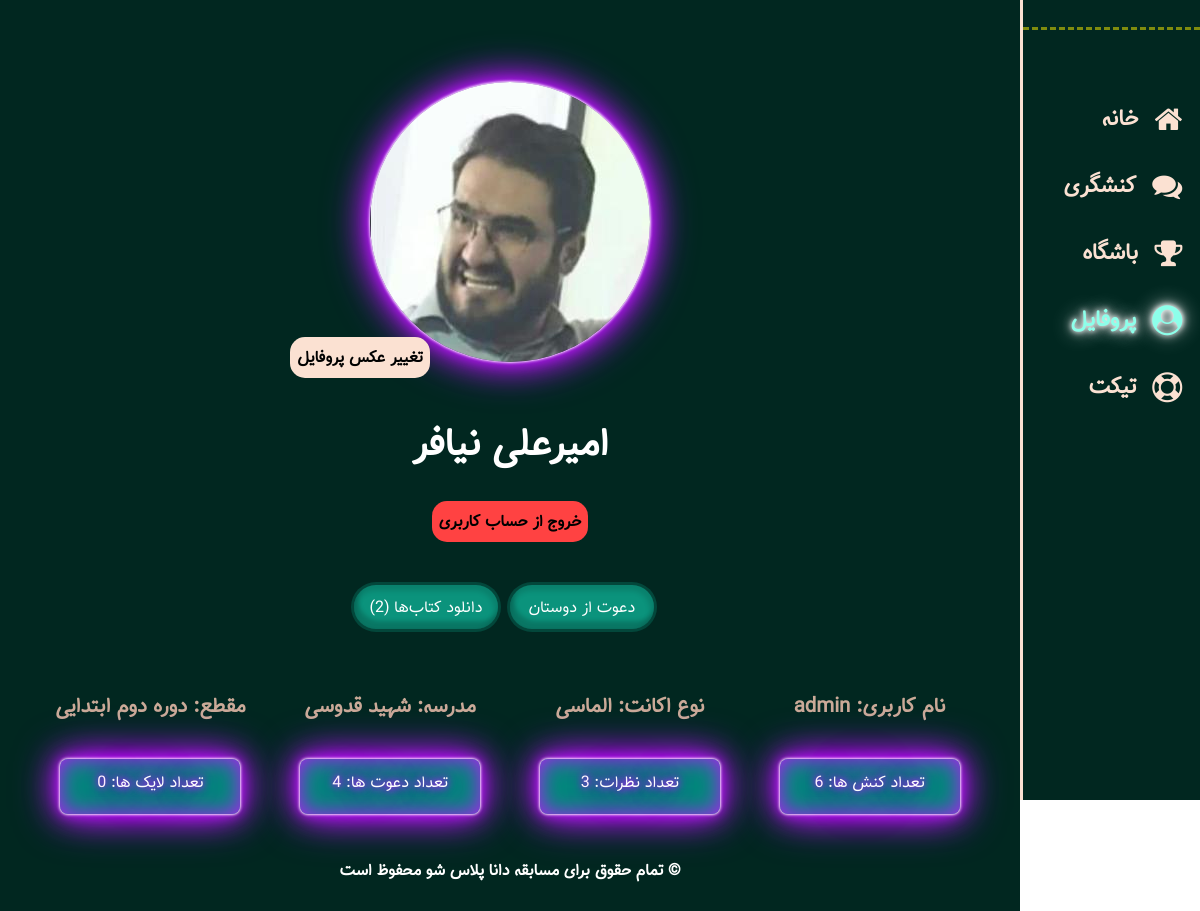
The page /profile (signed in) on the database as committed earlier.
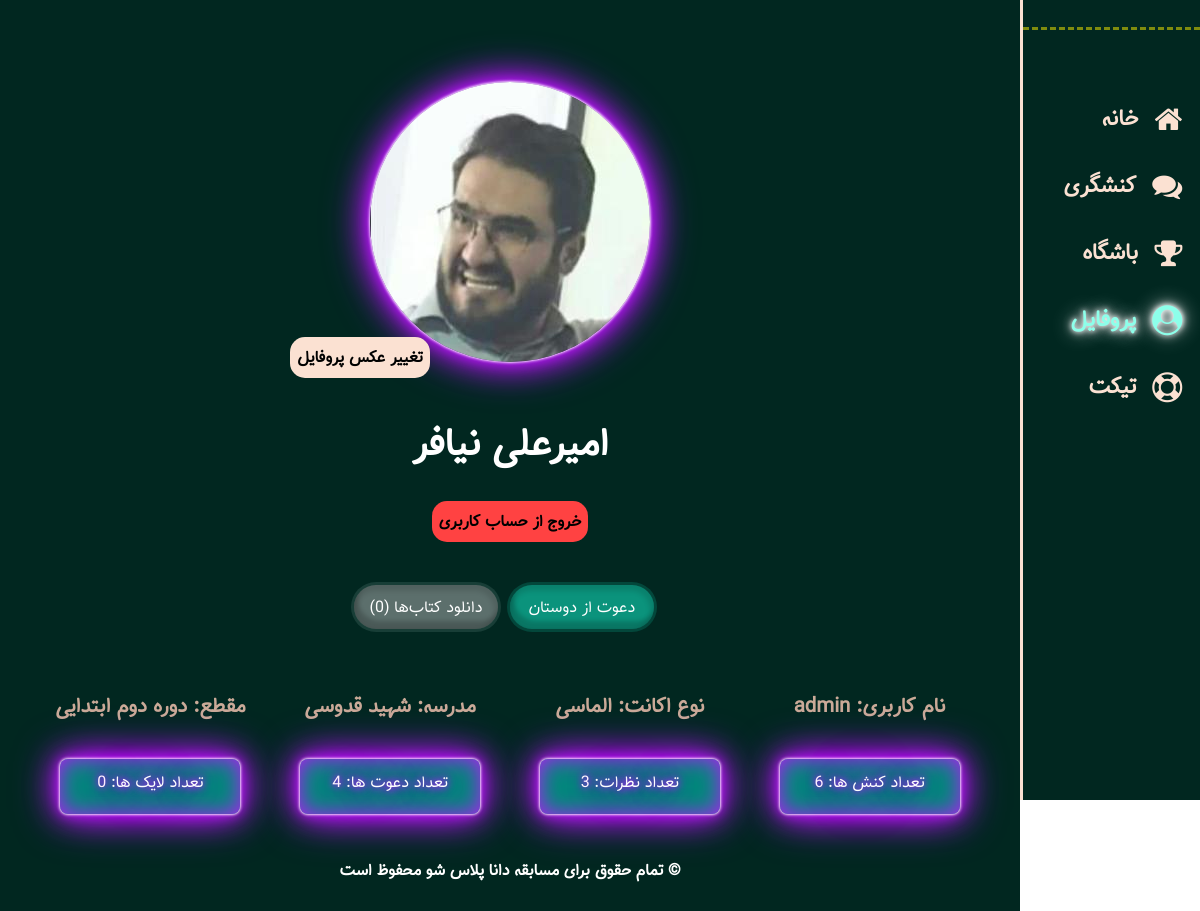
The same page on the database as committed later.
### models/user.py (models this page shows)
class User(db.Model, UserMixin):
    __tablename__ = "users"
    id = Column(Integer, primary_key=True)
    name = Column(String, nullable=False, unique=True, index=True)
    username = Column(String, nullable=False, unique=True, index=True)
    password = Column(String, nullable=False, unique=True, index=True)
    code = Column(Integer, nullable=False, unique=True, index=True)
    phone = Column(String, nullable=False, index=True)
    email = Column(String, nullable=False, index=True)
    grade = Column(String, nullable=False, index=True)
    birth = Column(String, nullable=False, index=True)  #1340 - 1397
    gender = Column(String, nullable=False, index=True)
    type = Column(String, nullable=False, index=True)
    invite_code = Column(String, nullable=False, index=True)
    invite_auth = Column(String, nullable=False, index=True)
    msg_code = Column(Integer, index=True)
    province = Column(String, index=True)
    city = Column(String, index=True)
    school_name = Column(String, index=True)
    school_type = Column(String, index=True)
    home_addres = Column(String, index=True)
    recognition = Column(String, index=True)
    final = Column(Integer, default=0, index=True)
    authentication = Column(Integer, default=0, index=True)
    downloads = Column(Integer, default=2, index=True)
    coin = Column(Integer, default=0, index=True)
    point = Column(Integer, default=0, index=True)
    badge = Column(Integer, default=0, index=True)
    like = Column(Integer, default=0, index=True)
    invite = Column(Integer, default=0, index=True)

### blueprints/user.py (the view)
@app.route("/profile", methods=["GET","POST"],  strict_slashes=False)
@login_required
def profile():
    if request.method == "POST":
        file = request.files.get("file", None)
        file.save(f"static/users/{file.filename}")
        image = Image.open(f"static/users/{file.filename}")
        resized_image = image.resize((280, 280))
        resized_image = resized_image.convert("RGB")
        resized_image.save(f"static/users/{current_user.id}.jpg", 'JPEG')
        os.remove(f"static/users/{file.filename}")
        return redirect(request.url)
    else:
        activisms = len(current_user.interactions.filter(Interaction.type=='activism', Interaction.status=='confirmed').all())
        comments = len(current_user.interactions.filter(Interaction.type=='comment', Interaction.status=='confirmed').all())
        return render_template("user/profile.html", activisms=activisms, comments=comments)

### app.py (called while the page is built)
@login_manager.user_loader
def load_user(user_id):
    return User.query.filter(User.id==user_id).first()

### templates/user/profile.html (shortened to what this page needs)
{% extends "Base.html" %}
{% block head %}
    <link rel="stylesheet" href="https://cdnjs.cloudflare.com/ajax/libs/font-awesome/4.7.0/css/font-awesome.min.css">
    <link rel="stylesheet" href="{{ url_for('static', filename='styles/user/profile.css') }}">
    {% endblock %}
    {% block body %}
    <div id="continer">
        <div id="side-wrp">
            <div id="logo-wrp">
            </div>
            <a href="{{ url_for('user.home') }}" class="icon-wrp">
                <i class="fa fa-home icon"></i>
                <h2>خانه </h2>
            </a>
            <a href="{{ url_for('user.activism') }}" class="icon-wrp">
                <i class="fa fa-comments icon"></i>
                <h2>کنشگری </h2>
            </a>
            <a href="{{ url_for('user.club') }}" class="icon-wrp">
                <i class="fa fa-trophy icon"></i>
                <h2>باشگاه </h2>
            </a>
            <a href="{{ url_for('user.profile') }}" class="icon-wrp active">
                <i class="fa fa-user-circle icon"></i>
                <h2>پروفایل </h2>
            </a>
            <a href="{{ url_for('user.ticket') }}" class="icon-wrp">
                <i class="fa fa-life-saver icon"></i>
                <h2>تیکت </h2>
            </a>
        </div>
        <div id="content-wrp">
            <div id="heading">
                <img id="h-im" src="/static/users/{{current_user.id}}.jpg"  onerror="this.onerror=null; this.src=`{{ url_for('static', filename='main_img/user.jpg') }}`;" alt="" width="280">
                <label for="file">تغییر عکس پروفایل</label>
                <br class="mob">
                <h1>{{current_user.name}}</h1>
                <div id="log_out" onclick="log_out()">خروج از حساب کاربری</div>
            </div>
            <div id="main">
                <div class="task_bar">
                    <a href="{{ url_for('user.invites') }}" class="invite_link task_link"><button class="invite_btn task_btn">دعوت از دوستان</button></a>
                    {% if current_user.downloads != 0 %}
                    <a href="#" class="down_link task_link"><button class="down_btn task_btn">دانلود کتاب‌ها ({{current_user.downloads}})</button></a>
                    {% else %}
                    <a class="down_link task_link"><button disabled class="down_btn task_btn">دانلود کتاب‌ها ({{current_user.downloads}})</button></a>
                    {% endif %}
                </div>
                <div class="about">
                    <h3>نام کاربری: {{current_user.username}}</h3>
                    <h3>نوع اکانت: {{"الماسی" if current_user.authentication == 1 and current_user.final == 1  else "طلایی" if current_user.final == 1 else "نقره‌ای" if  current_user.authentication == 1 else "برنزی"}}</h3>
                    <h3>مدرسه: {{current_user.school_name}} </h3>
                    <h3>مقطع: {{"دوره اول ابتدایی" if current_user.grade == 1 else "دوره دوم ابتدایی" if current_user.grade == 2 else "دوره متوسطه اول" if current_user.grade == 3 else "دوره متوسطه دوم" if current_user.grade == 4 else "فرهنگی"}}</h3>
                </div>
                <div class="values">
                    <div class="value">
                        تعداد کنش ها: {{activisms}}
                    </div>
                    <div class="value">
                        تعداد نظرات: {{comments}}
                    </div>
                    <div class="value">
                        تعداد دعوت ها: {{current_user.invite}}
                    </div>
                    <div class="value">
                        تعداد لایک ها: {{current_user.like}}
                    </div>
                </div>
            <div id="footer">
                <h4 id="copyRight">© تمام حقوق برای مسابقه دانا پلاس شو محفوظ است</h4>
            </div>
        </div>
    </div>
{% endblock %}

### templates/Base.html (shortened to what this page needs)
<!DOCTYPE html>
<html lang="fa" dir="rtl">
<head>
    {% block head%}{% endblock %}
    <link rel="stylesheet" href="{{ url_for('static', filename='libraries/sweetalert2/sweetalert2.min.css') }}">
</head>
<body>
    {% block body%}{% endblock %}
</body>
</html>

### static/styles/user/profile.css (style rules this page uses)
body { min-width: 315px; }
body * { box-sizing: border-box; }
a:-webkit-any-link { color: none; cursor: pointer; text-decoration: none; }
body * { font-family: Tanha; }
body { font-family: Arial; padding: 0px; margin: 0px; }
h1 { margin-top: 10px; color: #fff; }
#h-im { margin-top: 8%; border-radius: 50%; box-shadow: 0 0 .2rem #fff, 0 0 .2rem #fff, 0 0 2rem #bc13fe, 0 0 0.8rem #bc13fe, 0 0 2.8rem #bc13fe, inset 0 0 1.3rem #bc13fe; }
#heading { display: flex; justify-content: center; align-items: center; flex-direction: column; }
#copyRight { color: white }
.icon-wrp { display: flex; justify-content: start; align-items: center; }
.icon { font-size:48px; color:#fbe1d2; margin-left: 10%; }
.icon-wrp>h2 { color:#fbe1d2; }
h2 { margin: 0; }
#side-wrp { display: flex; }
#logo-wrp { border-bottom: 3px dashed #d7d00297; width: 100%; }
#footer { display: flex; justify-content: center; align-items: center; margin-top: 20px; }
.icon-wrp.active * { color: #8dffea; text-shadow: 0 0 5px #fff, 0 0 10px #fff, 0 0 20px #fff; }
#main { display: flex; justify-content: center; align-items: center; flex-direction: column; margin-top: 0; }
#content-wrp { min-height: calc( 100vh - 88px ); }
label,#log_out { position: relative; bottom: 25px; right: 150px; background-color: #fbe1d2; padding: 7px; font-weight: 900; border-radius: 15px; cursor: pointer; }
.about { display: grid; grid-template-columns: 25% 25% 25% 25%; width: 100%; margin-bottom: 30px; }
.about * { margin: 5px 0; color: #caaa98; white-space: nowrap; }
.value { background-color: #008c7b; border: none; box-shadow: 0 0 .2rem #fff, 0 0 .2rem #fff, 0 0 2rem #bc13fe, 0 0 0.8rem #bc13fe, 0 0 2.8rem #bc13fe, inset 0 0 1.3rem #bc13fe; border-radius: 8px; width: 20%; height: 55px; color: #fff; text-shadow: 0 0 7px #bc13fe, 0 0 10px #bc13fe, 0 0 21px #bc13fe, 0 0 42px #bc13fe, 0 0 82px #bc13fe, 0 0 92px #bc13fe, 0 0 102px #bc13fe, 0 0 151px #bc13fe; min-width: 180px; transition: 0.5s; margin: 1px 10px; text-align: center; justify-self: center; padding-top: 10px; }
.values { display: grid; grid-template-columns: 25% 25% 25% 25%; width: 100%; }
.task_btn { cursor: pointer; width: 150px; height: 50px; background-color: #0b937c; border: 3px #012d25bc solid; color: white; text-align: center; text-decoration: none; font-size: 16px; cursor: pointer; border-radius: 50px; box-shadow: inset 4px -8px 4px 0px rgb(4 4 4 / 19%), inset -1px 3px 5px 3px rgb(0 0 0 / 12%); transition: background-color 0.3s, transform 0.3s; }
.task_btn:disabled { background-color: #5c6f6c; }
.task_link { margin: 1%; margin-top: 40px; }
.task_bar { display: flex; justify-content: space-between; margin-bottom: 50px; }
@media only screen and (min-width: 1025px) { #continer { display: flex; width: 100%; height: auto; } }
@media only screen and (min-width: 1025px) { #content-wrp { width: 85%; background-color: #012720; justify-content: center; align-items: center; } }
@media only screen and (min-width: 1025px) { #side-wrp { flex-direction: column; position: sticky; top: 0; width: 15%; background-color: #012720; border-left: 3px solid #fbe1d2; height: 100vh; } }
@media only screen and (min-width: 1025px) { #main { margin: 3%; margin-top: 0; } }
@media only screen and (min-width: 1025px) { h1 { font-size: 2.7em; } }
@media only screen and (min-width: 1025px) { .icon-wrp { margin-top: 30px; margin-right: 10%; } }
@media only screen and (min-width: 1025px) { #logo-wrp { margin-bottom: 40px; } }
@media only screen and (min-width: 1025px) { .about * { text-align: center; font-size: 1.7vw; } }
@media only screen and (min-width: 1024px) and (max-width: 1400px) { h3 { font-size: 1.2em; } }
@media only screen and (min-width: 1024px) and (max-width: 1400px) { .icon { font-size: 30px; } }
@media only screen and (min-width: 1024px) and (max-width: 1400px) { h2 { font-size: 1.4em; } }
@media only screen and (min-width: 1024px) and (max-width: 1400px) { h1 { font-size: 2.4em; } }
#log_out { background-color: rgb(255, 66, 66); position: static; }

Rows that differ between the two databases and show on the page:
changed User "امیرعلی نیافر": downloads "2" → "0"
